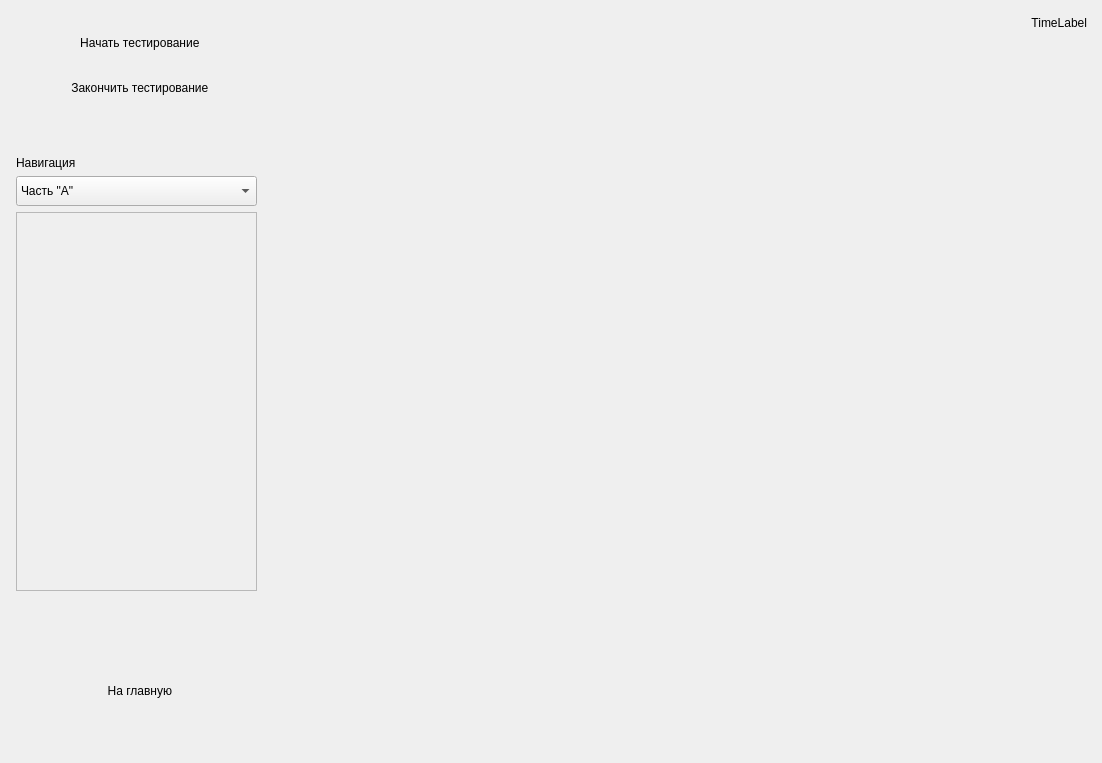
<?xml version="1.0" encoding="UTF-8"?>
<ui version="4.0">
 <class>TestingWidget</class>
 <widget class="QWidget" name="TestingWidget">
  <property name="geometry">
   <rect>
    <x>0</x>
    <y>0</y>
    <width>1102</width>
    <height>763</height>
   </rect>
  </property>
  <property name="windowTitle">
   <string>Form</string>
  </property>
  <layout class="QGridLayout" name="gridLayout">
   <property name="margin">
    <number>0</number>
   </property>
   <property name="spacing">
    <number>0</number>
   </property>
   <item row="0" column="1">
    <widget class="QWidget" name="contentWidget" native="true">
     <property name="sizePolicy">
      <sizepolicy hsizetype="Expanding" vsizetype="Expanding">
       <horstretch>0</horstretch>
       <verstretch>0</verstretch>
      </sizepolicy>
     </property>
     <property name="styleSheet">
      <string notr="true">* {
  background-color: #ffffff;
}
#contentWidgetSpacer
{
  background-color: #f4f5f9; 
  border: 2px solid #e2e3e5;
  border-radius: 5px;
}
#timeLabel
{
  text-align: right;
  font-size: 16px;
  font-family: Arial, sans-serif;
  font-weight: bold;
  color: #60616f;
}
#tabWidget::pane
{
  border: none;
}
#theoryTab, #practiceTab
{

  margin: 0px;
  padding: 0px;
  background-color: #f6f7f9;
}
#tabWidget::tab-bar
{
  border: 2px solid #e2e3e5;
  background-color: #e2e3e5;
}
#tabWidget &gt;  QTabBar::tab
{
  margin-left: -5px;
  border: 2px solid #e2e3e5;
  border-radius: 5px;
  background-color: #e2e3e5;
  font-size: 14px;
  font-family: Arial, sans-serif;
  font-weight: bold;
  color: #60616f;
  width: 100px;
  height: 20px;
}
#tabWidget &gt;  QTabBar::tab:first
{
  margin-left: 0px;
}
#tabWidget &gt;  QTabBar::tab:selected
{
  background-color: #f6f7f9;
  border: 2px solid #f6f7f9;
}</string>
     </property>
     <layout class="QVBoxLayout" name="verticalLayout">
      <property name="leftMargin">
       <number>15</number>
      </property>
      <property name="topMargin">
       <number>5</number>
      </property>
      <property name="rightMargin">
       <number>15</number>
      </property>
      <property name="bottomMargin">
       <number>5</number>
      </property>
      <item>
       <widget class="QLabel" name="timeLabel">
        <property name="sizePolicy">
         <sizepolicy hsizetype="Expanding" vsizetype="Fixed">
          <horstretch>0</horstretch>
          <verstretch>0</verstretch>
         </sizepolicy>
        </property>
        <property name="minimumSize">
         <size>
          <width>0</width>
          <height>35</height>
         </size>
        </property>
        <property name="maximumSize">
         <size>
          <width>16777215</width>
          <height>35</height>
         </size>
        </property>
        <property name="text">
         <string>TimeLabel</string>
        </property>
        <property name="alignment">
         <set>Qt::AlignRight|Qt::AlignTrailing|Qt::AlignVCenter</set>
        </property>
       </widget>
      </item>
      <item>
       <widget class="QWidget" name="contentWidgetSpacer" native="true"/>
      </item>
      <item>
       <widget class="QStackedWidget" name="answerWidget">
        <property name="sizePolicy">
         <sizepolicy hsizetype="Expanding" vsizetype="Maximum">
          <horstretch>0</horstretch>
          <verstretch>0</verstretch>
         </sizepolicy>
        </property>
        <property name="minimumSize">
         <size>
          <width>0</width>
          <height>180</height>
         </size>
        </property>
        <property name="maximumSize">
         <size>
          <width>16777215</width>
          <height>180</height>
         </size>
        </property>
        <property name="styleSheet">
         <string notr="true">#answerPage_A &gt; QGroupBox::title {
  font-size: 14px;
  font-family: Arial, sans-serif;
  font-weight: bold;
  color: #909090;  
}
#answerPage_B QLabel {
  font-size: 14px;
  font-family: Arial, sans-serif;
  font-weight: bold;
  color: #909090;  
}
</string>
        </property>
        <property name="currentIndex">
         <number>1</number>
        </property>
        <widget class="QWidget" name="answerPage_A"/>
        <widget class="QWidget" name="answerPage_B"/>
        <widget class="QWidget" name="answerPage_C"/>
       </widget>
      </item>
     </layout>
    </widget>
   </item>
   <item row="0" column="0">
    <widget class="QWidget" name="menuWidget" native="true">
     <property name="sizePolicy">
      <sizepolicy hsizetype="Expanding" vsizetype="Expanding">
       <horstretch>0</horstretch>
       <verstretch>0</verstretch>
      </sizepolicy>
     </property>
     <property name="maximumSize">
      <size>
       <width>273</width>
       <height>16777215</height>
      </size>
     </property>
     <property name="styleSheet">
      <string notr="true">#menuWidget {
  background-color: #f4f5f9;
  border-right: 2px solid #bbbbbb;
  margin: 0px;
  padding: 0px;
}

#menuWidget {
  background-color: #f4f5f9;
}
#menuWidget &gt; QWidget
{
  margin-left: 9px;
  margin-right: 9px;

  border-right: 2px solid #bbbbbb;
  font-size: 16px;
  font-family: Arial, sans-serif;
  font-weight: bold;
  color: #60616f;
}
#menuWidget &gt; QPushButton {
  margin: 0px;
  text-align: left;
  border: none;
  border-top: 1px solid #d0d1d4;
  border-bottom: 1px solid #d0d1d4;
  
  margin-right: 2px;
  padding-left: 5px;
}
#menuWidget &gt; QPushButton:hover {
  background-color: #c6e4f0;
  border-top: 1px solid #b2c6ce;
  border-bottom: 1px solid #b2c6ce;
}
#menuWidget &gt; QPushButton:pressed {
  padding-top: 1px;
}</string>
     </property>
     <layout class="QVBoxLayout" name="verticalLayout_4">
      <property name="spacing">
       <number>0</number>
      </property>
      <property name="margin">
       <number>0</number>
      </property>
      <item>
       <spacer name="verticalSpacer_4">
        <property name="orientation">
         <enum>Qt::Vertical</enum>
        </property>
        <property name="sizeType">
         <enum>QSizePolicy::Fixed</enum>
        </property>
        <property name="sizeHint" stdset="0">
         <size>
          <width>20</width>
          <height>20</height>
         </size>
        </property>
       </spacer>
      </item>
      <item>
       <widget class="QPushButton" name="startTestButton">
        <property name="sizePolicy">
         <sizepolicy hsizetype="Expanding" vsizetype="Fixed">
          <horstretch>0</horstretch>
          <verstretch>0</verstretch>
         </sizepolicy>
        </property>
        <property name="minimumSize">
         <size>
          <width>0</width>
          <height>45</height>
         </size>
        </property>
        <property name="maximumSize">
         <size>
          <width>16777215</width>
          <height>45</height>
         </size>
        </property>
        <property name="text">
         <string>  Начать тестирование</string>
        </property>
        <property name="icon">
         <iconset resource="icons.qrc">
          <normaloff>:/icons/icons/start.png</normaloff>:/icons/icons/start.png</iconset>
        </property>
        <property name="iconSize">
         <size>
          <width>36</width>
          <height>36</height>
         </size>
        </property>
        <property name="flat">
         <bool>true</bool>
        </property>
       </widget>
      </item>
      <item>
       <widget class="QPushButton" name="stopTestButton">
        <property name="sizePolicy">
         <sizepolicy hsizetype="Expanding" vsizetype="Fixed">
          <horstretch>0</horstretch>
          <verstretch>0</verstretch>
         </sizepolicy>
        </property>
        <property name="minimumSize">
         <size>
          <width>0</width>
          <height>45</height>
         </size>
        </property>
        <property name="maximumSize">
         <size>
          <width>16777215</width>
          <height>45</height>
         </size>
        </property>
        <property name="text">
         <string>  Закончить тестирование</string>
        </property>
        <property name="icon">
         <iconset resource="icons.qrc">
          <normaloff>:/icons/icons/stop.png</normaloff>:/icons/icons/stop.png</iconset>
        </property>
        <property name="iconSize">
         <size>
          <width>36</width>
          <height>36</height>
         </size>
        </property>
        <property name="flat">
         <bool>true</bool>
        </property>
       </widget>
      </item>
      <item>
       <spacer name="verticalSpacer">
        <property name="orientation">
         <enum>Qt::Vertical</enum>
        </property>
        <property name="sizeType">
         <enum>QSizePolicy::Fixed</enum>
        </property>
        <property name="sizeHint" stdset="0">
         <size>
          <width>20</width>
          <height>30</height>
         </size>
        </property>
       </spacer>
      </item>
      <item>
       <widget class="QWidget" name="navigationWidget" native="true">
        <property name="styleSheet">
         <string notr="true">#navigationWidget
{
  background-color: #ffffff;
  border: 2px solid #d0d1d4;
  border-radius: 5px;

}
#navigationWidget QWidget
{
  font-size: 16px;
  font-family: Arial, sans-serif;
  font-weight: bold;
  color: #60616f;
}
#navigationWidget &gt; #label
{
  background-color: #ffffff;
  text-align: left;
  border: none;
  font-size: 13px;
  font-family: Arial, sans-serif;
  font-weight: bold;
  color: #60616f;
}

#navigationWidget &gt; QComboBox {
  border: 2px solid #e6e6e9;
  border-radius: 5px;
  background-color: qlineargradient(spread:pad, x1:0.511, y1:0, x2:0.510955, y2:1, stop:0   rgba(255, 255, 255, 255), stop:0.943182 rgba(245, 246, 249, 255));
  padding-left: 10px;
}
#navigationWidget &gt; QComboBox::down-arrow {
  border: none;
  border-radius: 5px;
  background-color: qlineargradient(spread:pad, x1:0.511, y1:0, x2:0.510955, y2:1, stop:0   rgba(255, 255, 255, 255), stop:0.943182 rgba(245, 246, 249, 255));
}
#navigationWidget &gt; QComboBox::drop-down {
  width: 25px;
  border: none;
  border-radius: 0px;
  background-color: qlineargradient(spread:pad, x1:0.511, y1:0, x2:0.510955, y2:1, stop:0   rgba(255, 255, 255, 255), stop:0.943182 rgba(245, 246, 249, 255));
  border-left: 2px solid #d6d7da;
  margin: 4px 0px;
}
#navigationWidget &gt; QComboBox:hover {
  background-color: qlineargradient(spread:pad, x1:0.511, y1:0, x2:0.510955, y2:1, stop:0   rgba(255, 255, 255, 255), stop:0.943182 rgba(245, 246, 249, 255));
  border-radius: 5px;
}

#navigationWidget &gt; QComboBox QAbstractItemView, QComboBox QAbstractItemView::item  {
  background-color: qlineargradient(spread:pad, x1:0.511, y1:0, x2:0.510955, y2:1, stop:0   rgba(255, 255, 255, 255), stop:0.943182 rgba(245, 246, 249, 255));
  border: 1px solid #ecedef;
  border-radius: 5px;
  padding-left: 10px;
  selection-background-color: #c6e4f0;
 }

#navigationWidget &gt; QComboBox QAbstractItemView::item:hover  {
  background-color: #c6e4f0;
  selection-background-color: #c6e4f0;
 }

#navigationWidget QScrollArea {
  border: 2px solid #ecedef;
  border-radius: 5px;  
}

#navigationWidget QScrollBar {
  background-color: #ffffff;
  border: none;
}
#navigationWidget QScrollBar::handle {
  border: 2px solid #ecedef;
  border-radius: 5px;
  background-color: #f4f5f9;
}
#navigationWidget QScrollBar::up-arrow{
  border: none;
  background-color: white;
  width: 0px;
  height: 0px;
}
#navigationWidget QScrollBar::down-arrow{
  border: none;
  background-color: white;
  width: 0px;
  height: 0px;
}
#scrollAreaWidgetContents &gt;  QWidget
{
  padding: 0px;
  margin: 0px;
 
  text-align: left;
  border: none;
  border-top: 1px solid #d0d1d4;
  border-bottom: 1px solid #d0d1d4;
  height: 45px;

  font-size: 16px;
  font-family: Arial, sans-serif;
  font-weight: bold;
  color: #60616f;

  background-color: #f4f5f9;

  padding-left: 5px;
}
#scrollAreaWidgetContents QPushButton
{
  border: none;
  padding-left: 5px;
  text-align: left;
}

#scrollAreaWidgetContents QToolButton {
  margin: 0px;
  padding: 0px;

  border: none;
  background-image: url(:/icons/icons/help.png);
  background-repeat: none;
  background-clip: border;
}
#scrollAreaWidgetContents QToolButton:hover {
  margin: -4px;
  padding: 0px;
  border: 2px solid #d0d1d4;
  border-radius: 2px;
}

#scrollAreaWidgetContents &gt; QWidget:hover {
  background-color: #c6e4f0;
  border-top: 1px solid #b2c6ce;
  border-bottom: 1px solid #b2c6ce;
}
#scrollAreaWidgetContents &gt; QWidget:pressed {
  padding-top: 1px;
}</string>
        </property>
        <layout class="QVBoxLayout" name="verticalLayout_2">
         <property name="spacing">
          <number>6</number>
         </property>
         <property name="leftMargin">
          <number>16</number>
         </property>
         <property name="topMargin">
          <number>16</number>
         </property>
         <property name="rightMargin">
          <number>16</number>
         </property>
         <property name="bottomMargin">
          <number>7</number>
         </property>
         <item>
          <widget class="QLabel" name="label">
           <property name="text">
            <string>Навигация</string>
           </property>
          </widget>
         </item>
         <item>
          <widget class="QComboBox" name="comboBox">
           <property name="minimumSize">
            <size>
             <width>0</width>
             <height>30</height>
            </size>
           </property>
           <property name="maximumSize">
            <size>
             <width>16777215</width>
             <height>30</height>
            </size>
           </property>
           <property name="styleSheet">
            <string notr="true"/>
           </property>
           <item>
            <property name="text">
             <string>Часть &quot;А&quot;</string>
            </property>
           </item>
           <item>
            <property name="text">
             <string>Часть &quot;B&quot;</string>
            </property>
           </item>
           <item>
            <property name="text">
             <string>Часть &quot;C&quot;</string>
            </property>
           </item>
          </widget>
         </item>
         <item>
          <widget class="QScrollArea" name="scrollArea">
           <property name="styleSheet">
            <string notr="true"/>
           </property>
           <property name="horizontalScrollBarPolicy">
            <enum>Qt::ScrollBarAlwaysOff</enum>
           </property>
           <property name="widgetResizable">
            <bool>true</bool>
           </property>
           <widget class="QWidget" name="scrollAreaWidgetContents">
            <property name="geometry">
             <rect>
              <x>0</x>
              <y>0</y>
              <width>237</width>
              <height>373</height>
             </rect>
            </property>
           </widget>
          </widget>
         </item>
        </layout>
        <zorder>comboBox</zorder>
        <zorder>scrollArea</zorder>
        <zorder>label</zorder>
       </widget>
      </item>
      <item>
       <spacer name="verticalSpacer_2">
        <property name="orientation">
         <enum>Qt::Vertical</enum>
        </property>
        <property name="sizeType">
         <enum>QSizePolicy::Preferred</enum>
        </property>
        <property name="sizeHint" stdset="0">
         <size>
          <width>20</width>
          <height>70</height>
         </size>
        </property>
       </spacer>
      </item>
      <item>
       <widget class="QPushButton" name="exitPushButton">
        <property name="sizePolicy">
         <sizepolicy hsizetype="Expanding" vsizetype="Fixed">
          <horstretch>0</horstretch>
          <verstretch>0</verstretch>
         </sizepolicy>
        </property>
        <property name="minimumSize">
         <size>
          <width>0</width>
          <height>45</height>
         </size>
        </property>
        <property name="maximumSize">
         <size>
          <width>16777215</width>
          <height>45</height>
         </size>
        </property>
        <property name="text">
         <string>  На главную</string>
        </property>
        <property name="icon">
         <iconset resource="icons.qrc">
          <normaloff>:/icons/icons/back.png</normaloff>:/icons/icons/back.png</iconset>
        </property>
        <property name="iconSize">
         <size>
          <width>36</width>
          <height>36</height>
         </size>
        </property>
        <property name="flat">
         <bool>true</bool>
        </property>
       </widget>
      </item>
      <item>
       <spacer name="verticalSpacer_3">
        <property name="orientation">
         <enum>Qt::Vertical</enum>
        </property>
        <property name="sizeType">
         <enum>QSizePolicy::Fixed</enum>
        </property>
        <property name="sizeHint" stdset="0">
         <size>
          <width>20</width>
          <height>50</height>
         </size>
        </property>
       </spacer>
      </item>
     </layout>
    </widget>
   </item>
  </layout>
 </widget>
 <resources>
  <include location="icons.qrc"/>
 </resources>
 <connections/>
</ui>
